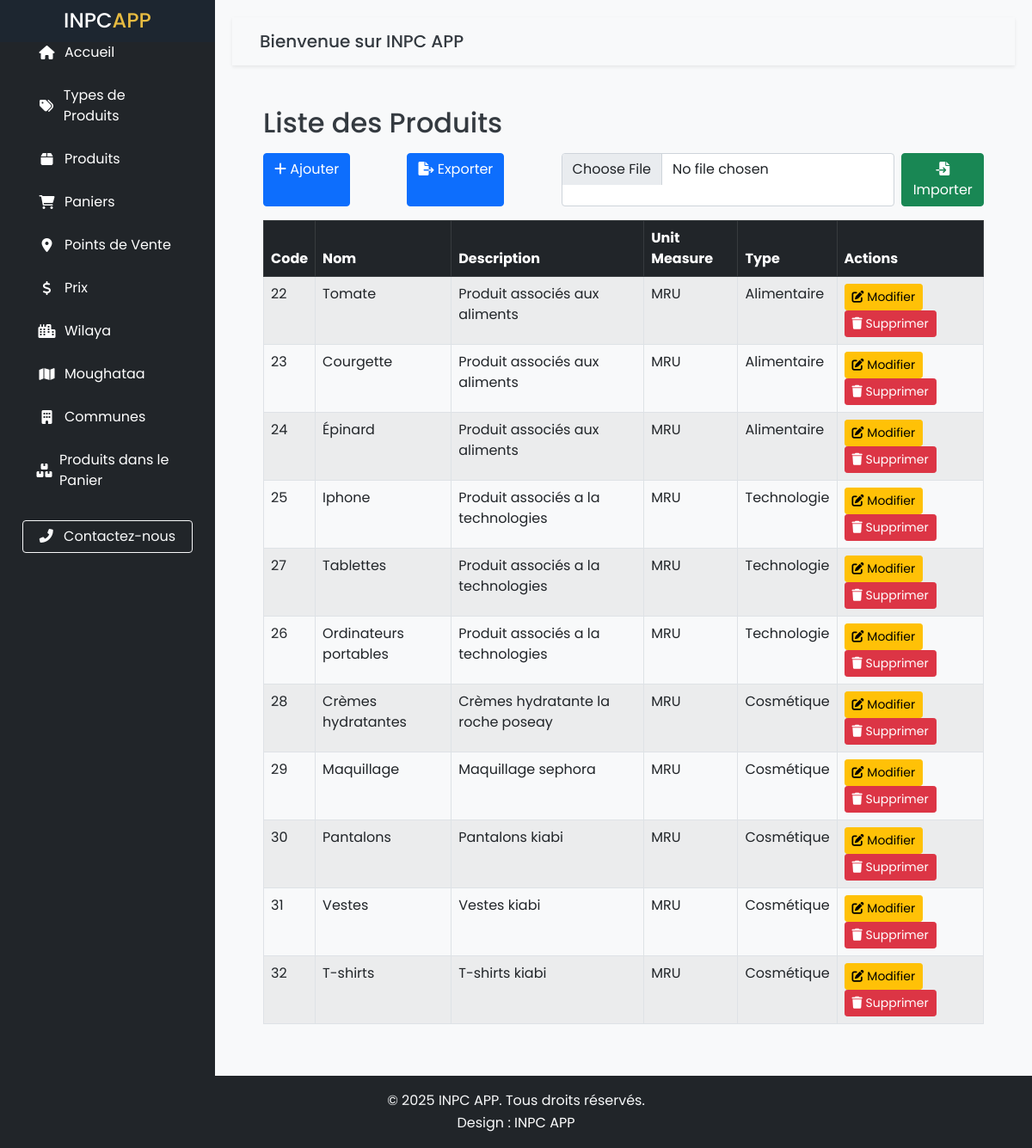
Screenshot of /products/ with the database file from the repository.
### APP_INPC_23203/models.py (models this page shows)
class Product(models.Model):
    code = models.CharField(max_length=45)
    name = models.CharField(max_length=45)
    description = models.CharField(max_length=45, null=True, blank=True)
    unit_measure = models.CharField(max_length=45, null=True, blank=True)
    product_type = models.ForeignKey(ProductType, on_delete=models.SET_NULL, null=True)

class ProductType(models.Model):
    code = models.CharField(max_length=45)
    label = models.CharField(max_length=45)
    description = models.CharField(max_length=45, null=True, blank=True)

### APP_INPC_23203/views.py (the view)
# urls.py: path('products/', views.product_list, name='product_list'),
def product_list(request):
    products = Product.objects.all()
    return render(request, "product_list.html", {"product_list": products})

### APP_INPC_23203/templates/product_list.html (shortened to what this page needs)
{% extends 'base.html' %}
{% load static %}
{% block content %}
<div class="container mt-4">
    <h2 class="mb-3">Liste des Produits</h2>
    <div class="d-flex justify-content-between mb-3">
        <a href="{% url 'product_add' %}" class="btn btn-primary">
            <i class="fas fa-plus"></i> Ajouter
        </a>
        <a href="{% url 'product_export' %}" class="btn btn-primary">
            <i class="fas fa-file-export"></i> Exporter
        </a>
        <form method="POST" action="{% url 'product_import' %}" enctype="multipart/form-data" class="d-flex">
            <input type="file" name="file" class="form-control me-2" accept=".xlsx,.xls,.csv" required>
            <button type="submit" class="btn btn-success">
                <i class="fas fa-file-import"></i> Importer
            </button>
        </form>
    </div>
    <table class="table table-striped table-bordered">
        <thead class="table-dark">
            <tr>
                <th>Code</th>
                <th>Nom</th>
                <th>Description</th>
                <th>Unit Measure</th>
                <th>Type</th>
                <th>Actions</th>
            </tr>
        </thead>
        <tbody>
            {% for product in product_list %}
            <tr>
                <td>{{ product.code }}</td>
                <td>{{ product.name }}</td>
                <td>{{ product.description|default:"-" }}</td>
                <td>{{ product.unit_measure|default:"-" }}</td>
                <td>{{ product.product_type.label|default:"-" }}</td>
                <td>
                    <a href="{% url 'product_edit' product.pk %}" class="btn btn-warning btn-sm">
                        <i class="fas fa-edit"></i> Modifier
                    </a>
                    <a href="{% url 'product_delete' product.pk %}" class="btn btn-danger btn-sm">
                        <i class="fas fa-trash"></i> Supprimer
                    </a>
                </td>
            </tr>
            {% empty %}
            <tr>
                <td colspan="6" class="text-center">Aucun produit disponible</td>
            </tr>
            {% endfor %}
        </tbody>
    </table>
</div>
{% endblock %}

### APP_INPC_23203/templates/base.html (shortened to what this page needs)
{% load static %}
<!DOCTYPE html>
<html lang="fr">
<head>
    <link rel="stylesheet" href="{% static 'vendor/bootstrap/css/bootstrap.min.css' %}">
    <link rel="stylesheet" href="{% static 'assets/css/fontawesome.css' %}">
    <link rel="stylesheet" href="{% static 'assets/css/templatemo-space-dynamic.css' %}">
    <link rel="stylesheet" href="{% static 'assets/css/animated.css' %}">
    <link rel="stylesheet" href="{% static 'assets/css/owl.css' %}">
    <link rel="stylesheet" href="{% static 'assets/css/custom.css' %}">
    <link rel="stylesheet" href="{% static 'assets/css/custom2.css' %}">
    <link rel="stylesheet" href="https://cdnjs.cloudflare.com/ajax/libs/font-awesome/6.0.0/css/all.min.css">
</head>
<body>
    <div class="d-flex">
        <div class="sidebar bg-dark text-white p-3">
            <div class="logo mb-3">
                <a href="{% url 'home' %}" class="text-white text-decoration-none">
                    <h4>INPC<span>APP</span></h4>
                </a>
            </div>
            <ul class="nav flex-column">
                <li class="nav-item">
                    <a class="nav-link text-white" href="{% url 'home' %}">
                        <i class="fas fa-home me-2"></i> Accueil
                    </a>
                </li>
                <li class="nav-item">
                    <a class="nav-link text-white" href="{% url 'product_type_list' %}">
                        <i class="fas fa-tags me-2"></i> Types de Produits
                    </a>
                </li>
                <li class="nav-item">
                    <a class="nav-link text-white" href="{% url 'product_list' %}">
                        <i class="fas fa-box me-2"></i> Produits
                    </a>
                </li>
                <li class="nav-item">
                    <a class="nav-link text-white" href="{% url 'cart_list' %}">
                        <i class="fas fa-shopping-cart me-2"></i> Paniers
                    </a>
                </li>
                <li class="nav-item">
                    <a class="nav-link text-white" href="{% url 'point_of_sale_list' %}">
                        <i class="fas fa-map-marker-alt me-2"></i> Points de Vente
                    </a>
                </li>
                <li class="nav-item">
                    <a class="nav-link text-white" href="{% url 'product_price_list' %}">
                        <i class="fas fa-dollar-sign me-2"></i> Prix
                    </a>
                </li>
                <li class="nav-item">
                    <a class="nav-link text-white" href="{% url 'wilaya_list' %}">
                        <i class="fas fa-city me-2"></i> Wilaya
                    </a>
                </li>
                <li class="nav-item">
                    <a class="nav-link text-white" href="{% url 'moughataa_list' %}">
                        <i class="fas fa-map me-2"></i> Moughataa
                    </a>
                </li>
                <li class="nav-item">
                    <a class="nav-link text-white" href="{% url 'commune_list' %}">
                        <i class="fas fa-building me-2"></i> Communes
                    </a>
                </li>
                <li class="nav-item">
                    <a class="nav-link text-white" href="{% url 'cartproduct_list' %}">
                        <i class="fas fa-boxes me-2"></i> Produits dans le Panier
                    </a>
                </li>
                <li class="nav-item mt-3">
                    <a href="#contact" class="btn btn-outline-light w-100">
                        <i class="fas fa-phone-alt me-2"></i> Contactez-nous
                    </a>
                </li>
            </ul>
        </div>
        <div class="content flex-grow-1">
            <header class="d-flex align-items-center p-3 bg-light shadow-sm">
                <h1 class="h5 mb-0 ms-3">Bienvenue sur INPC APP</h1>
            </header>
            <div class="main-content p-4">
                {% block content %}{% endblock %}
            </div>
        </div>
    </div>
    <footer class="bg-dark text-white text-center py-3">
        <div class="container">
            <p class="mb-0" style="color: #f8f9fa;">
                &copy; 2025 INPC APP. Tous droits réservés.
                <br> Design : <a rel="nofollow" href="#" class="text-white">INPC APP</a>
            </p>
        </div>
    </footer>
</body>
</html>

### APP_INPC_23203/static/assets/css/templatemo-space-dynamic.css (style rules this page uses)
html, body, div, span, applet, object, iframe, h1, h2, h3, h4, h5, h6, p, blockquote, div pre, a, abbr, acronym, address, big, cite, code, del, dfn, em, font, img, ins, kbd, q, s, samp, small, strike, strong, sub, sup, tt, var, b, u, i, center, dl, dt, dd, ol, ul, li, figure, header, nav, section, article, aside, footer, figcaption { margin: 0; padding: 0; border: 0; outline: 0; }
ul, li { padding: 0; margin: 0; list-style: none; }
header, nav, section, article, aside, footer, hgroup { display: block; }
* { box-sizing: border-box; }
html, body { font-family: 'Poppins', sans-serif; font-weight: 400; background-color: #fff; -ms-text-size-adjust: 100%; -webkit-font-smoothing: antialiased; -moz-osx-font-smoothing: grayscale; }
a { text-decoration: none !important; }
h1, h2, h3, h4, h5, h6 { margin-top: 0px; margin-bottom: 0px; }
ul { margin-bottom: 0px; }
p { font-size: 15px; line-height: 30px; color: #2a2a2a; }
html, body { background: #fff; font-family: 'Poppins', sans-serif; }
.logo h4 span { color: #fe3f40; }
footer p { text-align: center; margin: 30px 0px 45px 0px; }
footer p a { color: #fe3f40; }

### APP_INPC_23203/static/assets/css/custom.css (style rules this page uses)
body { padding-top: 70px; overflow-x: hidden; }
.sidebar { height: 100%; width: 250px; position: fixed; top: 0; left: -250px; background-color: #283645; padding-top: 60px; z-index: 101; transition: left 0.3s ease; }
.sidebar .logo { position: absolute; top: 0; left: 0; width: 100%; padding: 10px; background-color: #1d2630; }
.sidebar .logo a { color: #A7D2CB; font-size: 24px; font-weight: 700; text-decoration: none; display: block; text-align: center; }
.sidebar .logo span { color: #E7BB41; }
.sidebar .nav { padding-top: 20px; }
.sidebar .nav-item { padding: 5px 10px; transition: background-color 0.3s ease; }
.sidebar .nav-link { color: #A7D2CB; padding: 0.5rem 1rem; display: flex; align-items: center; }
.sidebar .nav-link i { width: 25px; text-align: center; margin-right: 10px; }
.content { margin-left: 0; padding: 20px; transition: margin-left 0.3s ease; }
@media (min-width: 768px) { .sidebar { left: 0; } }
@media (min-width: 768px) { .content { margin-left: 250px; } }
@media (min-width: 768px) { body { padding-top: 0; } }

### APP_INPC_23203/static/assets/css/custom2.css (style rules this page uses)
body { font-family: 'Poppins', sans-serif; background-color: #f8f9fa; color: #343a40; }
footer { background-color: #0d6efd; color: #fff; padding: 30px 0; text-align: center; }
footer p { margin: 0; font-size: 16px; line-height: 1.6; }
footer a { color: #fff; text-decoration: none; }
.logo h4 span { color: #fe3f40; }

### rows the page displays
Product: code "22", name "Tomate", description "Produit associés aux aliments", unit_measure "MRU", product_type.label "Alimentaire"
Product: code "23", name "Courgette", description "Produit associés aux aliments", unit_measure "MRU", product_type.label "Alimentaire"
Product: code "24", name "Épinard", description "Produit associés aux aliments", unit_measure "MRU", product_type.label "Alimentaire"
Product: code "25", name "Iphone", description "Produit associés a la technologies", unit_measure "MRU", product_type.label "Technologie"
Product: code "27", name "Tablettes", description "Produit associés a la technologies", unit_measure "MRU", product_type.label "Technologie"
Product: code "26", name "Ordinateurs portables", description "Produit associés a la technologies", unit_measure "MRU", product_type.label "Technologie"
Product: code "28", name "Crèmes hydratantes", description "Crèmes hydratante la roche poseay", unit_measure "MRU", product_type.label "Cosmétique"
Product: code "29", name "Maquillage", description "Maquillage sephora", unit_measure "MRU", product_type.label "Cosmétique"
Product: code "30", name "Pantalons", description "Pantalons kiabi", unit_measure "MRU", product_type.label "Cosmétique"
Product: code "31", name "Vestes", description "Vestes kiabi", unit_measure "MRU", product_type.label "Cosmétique"
Product: code "32", name "T-shirts", description "T-shirts kiabi", unit_measure "MRU", product_type.label "Cosmétique"
